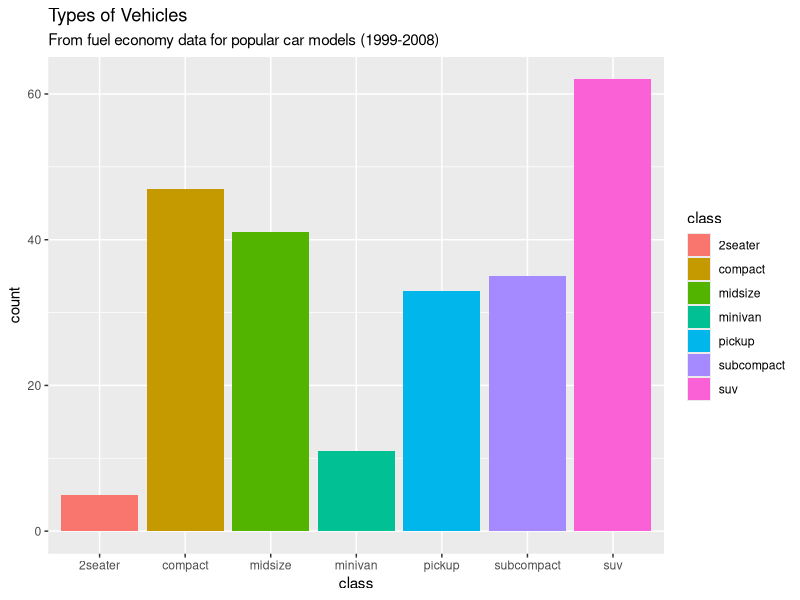

Source code (R):
## ---- chunk 1
# load libraries and data
library(readr)
library(dplyr)
library(ggplot2)
## ---- chunk 2
# Inspect the mpg builtin dataset
head(mpg)
## ---- chunk 3
#Create a bar chart
bar <- ggplot(data = mpg, aes(x = class)) +
geom_bar(aes(fill = class)) +
labs(title = "Types of Vehicles", subtitle = "From fuel economy data for popular car models (1999-2008)")
bar

